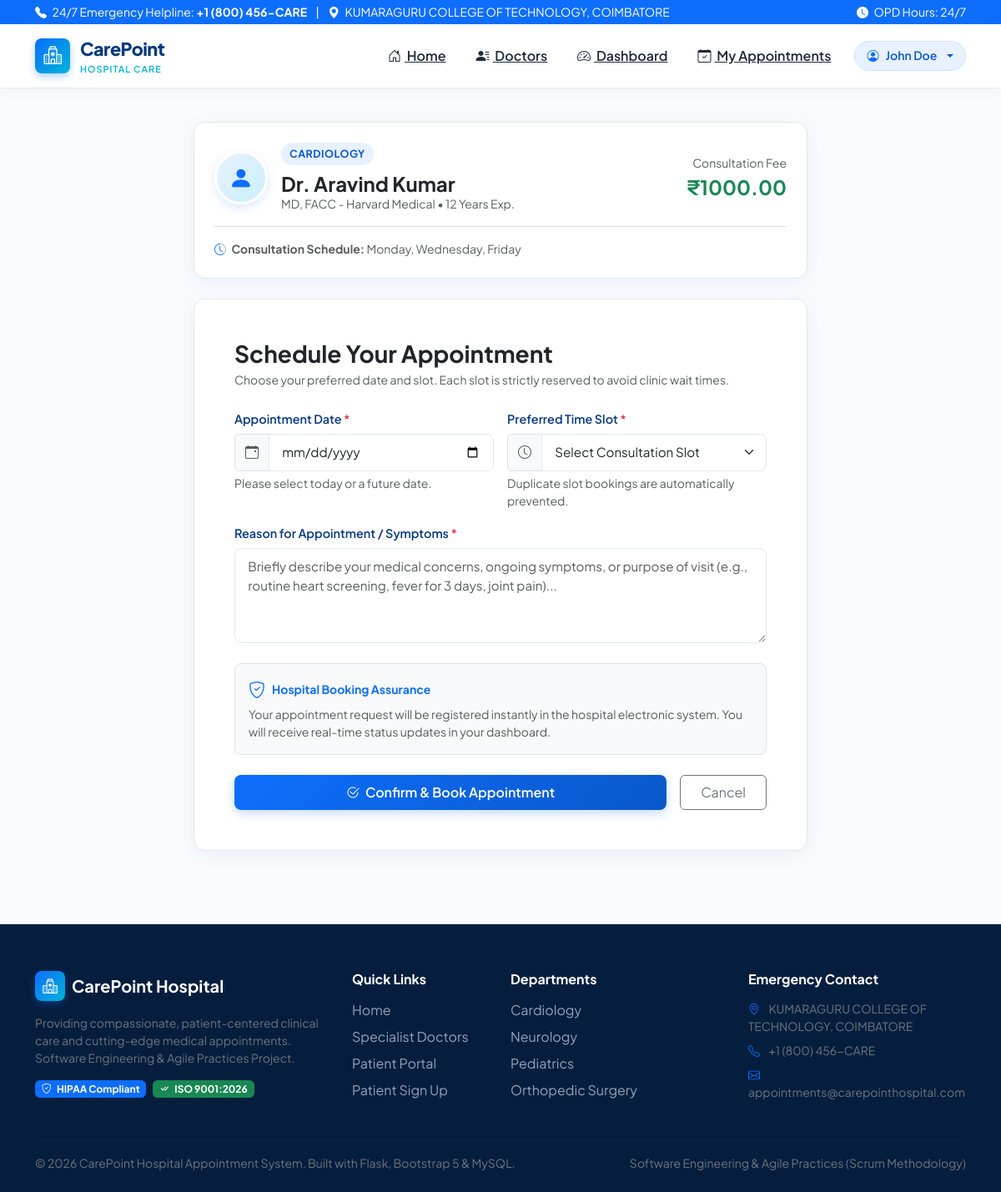
The app's page /book-appointment/1 (signed in) with its own data.
### tables this page shows
CREATE TABLE doctors (
            doctor_id INTEGER PRIMARY KEY AUTOINCREMENT,
            name TEXT NOT NULL,
            email TEXT NOT NULL UNIQUE,
            password TEXT NOT NULL,
            specialization TEXT NOT NULL,
            qualification TEXT NOT NULL,
            experience INTEGER NOT NULL,
            consultation_fee REAL NOT NULL,
            available_days TEXT NOT NULL,
            created_at TIMESTAMP DEFAULT CURRENT_TIMESTAMP
        );

### app.py (the view, shortened to what this page needs)
@app.route('/book-appointment/<int:doctor_id>', methods=['GET', 'POST'])
@login_required(role='patient')
def book_appointment(doctor_id):
    doctor = Database.query("SELECT * FROM doctors WHERE doctor_id = %s", (doctor_id,), one=True)
    if not doctor:
        flash("Selected doctor does not exist.", "danger")
        return redirect(url_for('doctors'))
    return render_template('book_appointment.html', doctor=doctor)

### app.py (called while the page is built, shortened)
def login_required(role=None):
    def decorator(f):
        @wraps(f)
        def decorated_function(*args, **kwargs):
            if 'user_id' not in session:
                flash("Please log in to access this page.", "warning")
                return redirect(url_for('login', next=request.url))
            return f(*args, **kwargs)
        return decorated_function
    return decorator

### config.py (called while the page is built, shortened)
    @staticmethod
    def get_connection():
        global ACTIVE_BACKEND
        conn = sqlite3.connect(Config.SQLITE_DB)
        conn.row_factory = sqlite3.Row
        return conn, 'sqlite'

### templates/book_appointment.html (shortened to what this page needs)
{% extends 'base.html' %}
{% block content %}
<div class="container py-4">
    <div class="row justify-content-center">
        <div class="col-lg-8 col-md-10">
            <div class="hospital-card p-4 mb-4">
                <div class="d-flex flex-wrap align-items-center justify-content-between gap-3">
                    <div class="d-flex align-items-center gap-3">
                        <div class="doctor-avatar-box mb-0" style="width: 64px; height: 64px; font-size: 1.8rem;">
                            <i class="bi bi-person-fill"></i>
                        </div>
                        <div>
                            <span class="specialty-badge">{{ doctor.specialization }}</span>
                            <h4 class="fw-bold text-dark mb-0">{{ doctor.name }}</h4>
                            <div class="text-muted small">{{ doctor.qualification }} &bull; {{ doctor.experience }} Years Exp.</div>
                        </div>
                    </div>
                    <div class="text-md-end">
                        <div class="text-muted small">Consultation Fee</div>
                        <div class="fs-4 fw-bold text-success">₹{{ "%.2f"|format(doctor.consultation_fee) }}</div>
                    </div>
                </div>
                <div class="mt-3 pt-3 border-top small text-muted">
                    <i class="bi bi-clock-history me-1 text-primary"></i> <strong>Consultation Schedule:</strong> {{ doctor.available_days }}
                </div>
            </div>
            <div class="hospital-card p-4 p-md-5">
                <div class="mb-4">
                    <h3 class="fw-bold text-dark mb-1">Schedule Your Appointment</h3>
                    <p class="text-muted small">Choose your preferred date and slot. Each slot is strictly reserved to avoid clinic wait times.</p>
                </div>
                <form action="{{ url_for('book_appointment', doctor_id=doctor.doctor_id) }}" method="POST">
                    <div class="row g-3 mb-3">
                        <div class="col-md-6">
                            <label for="appointment_date" class="form-label form-label-custom">Appointment Date <span class="text-danger">*</span></label>
                            <div class="input-group">
                                <span class="input-group-text bg-light text-muted"><i class="bi bi-calendar-event"></i></span>
                                <input type="date" class="form-control form-control-custom" id="appointment_date" name="appointment_date" required>
                            </div>
                            <div class="form-text small">Please select today or a future date.</div>
                        </div>
                        <div class="col-md-6">
                            <label for="appointment_time" class="form-label form-label-custom">Preferred Time Slot <span class="text-danger">*</span></label>
                            <div class="input-group">
                                <span class="input-group-text bg-light text-muted"><i class="bi bi-clock"></i></span>
                                <select class="form-select form-select-custom" id="appointment_time" name="appointment_time" required>
                                    <option value="" disabled selected>Select Consultation Slot</option>
                                </select>
                            </div>
                            <div class="form-text small">Duplicate slot bookings are automatically prevented.</div>
                        </div>
                    </div>
                    <div class="mb-4">
                        <label for="reason" class="form-label form-label-custom">Reason for Appointment / Symptoms <span class="text-danger">*</span></label>
                        <textarea class="form-control form-control-custom" id="reason" name="reason" rows="4" placeholder="Briefly describe your medical concerns, ongoing symptoms, or purpose of visit (e.g., routine heart screening, fever for 3 days, joint pain)..." required></textarea>
                    </div>
                    <div class="p-3 bg-light rounded-3 mb-4 small border">
                        <div class="d-flex align-items-center text-primary fw-bold mb-1">
                            <i class="bi bi-shield-check me-2 fs-5"></i> Hospital Booking Assurance
                        </div>
                        <div class="text-muted">
                            Your appointment request will be registered instantly in the hospital electronic system. You will receive real-time status updates in your dashboard.
                        </div>
                    </div>
                    <div class="d-flex gap-3">
                        <button type="submit" class="btn btn-primary-custom flex-grow-1 py-2 fs-6">
                            <i class="bi bi-check2-circle me-1"></i> Confirm & Book Appointment
                        </button>
                        <a href="{{ url_for('doctors') }}" class="btn btn-outline-secondary px-4 py-2">
                            Cancel
                        </a>
                    </div>
                </form>
            </div>
        </div>
    </div>
</div>
{% endblock %}

### static/css/style.css (style rules this page uses)
:root { --primary: #0d6efd; --primary-dark: #0a58ca; --primary-darker: #063980; --primary-light: #e7f1ff; --primary-subtle: #cfe2ff; --accent: #00b4d8; --accent-light: #caf0f8; --secondary-bg: #f8fafc; --card-bg: #ffffff; --text-main: #1e293b; --text-muted: #64748b; --border-color: #e2e8f0; --radius-sm: 8px; --radius-md: 14px; --radius-lg: 20px; --shadow-soft: 0 4px 20px -2px rgba(13, 110, 253, 0.08); --shadow-hover: 0 12px 30px -4px rgba(13, 110, 253, 0.16); --transition: all 0.25s ease-in-out; }
body { font-family: 'Plus Jakarta Sans', -apple-system, BlinkMacSystemFont, "Segoe UI", Roboto, sans-serif; background-color: var(--secondary-bg); color: var(--text-main); min-height: 100vh; display: flex; flex-direction: column; }
.hospital-card { background: var(--card-bg); border: 1px solid var(--border-color); border-radius: var(--radius-md); box-shadow: var(--shadow-soft); transition: var(--transition); overflow: hidden; }
.doctor-avatar-box { width: 80px; height: 80px; border-radius: 50%; background: linear-gradient(135deg, var(--primary-light) 0%, var(--accent-light) 100%); color: var(--primary); display: flex; align-items: center; justify-content: center; font-size: 2.25rem; margin-bottom: 1rem; border: 3px solid #ffffff; box-shadow: 0 4px 12px rgba(13, 110, 253, 0.15); }
.specialty-badge { display: inline-block; background: var(--primary-light); color: var(--primary-dark); font-weight: 700; font-size: 0.78rem; padding: 4px 10px; border-radius: 50px; text-transform: uppercase; letter-spacing: 0.5px; margin-bottom: 8px; }
.form-label-custom { font-weight: 600; font-size: 0.9rem; color: var(--primary-darker); margin-bottom: 6px; }
.form-control-custom, .form-select-custom { border: 1.5px solid var(--border-color); border-radius: var(--radius-sm); padding: 0.65rem 0.95rem; font-size: 0.95rem; transition: var(--transition); }
.btn-primary-custom { background: linear-gradient(135deg, var(--primary) 0%, var(--primary-dark) 100%); border: none; color: #ffffff; font-weight: 600; padding: 0.65rem 1.5rem; border-radius: var(--radius-sm); box-shadow: 0 4px 12px rgba(13, 110, 253, 0.25); transition: var(--transition); }

### records on screen
doctors: specialization "CARDIOLOGY", name "Dr. Aravind Kumar", qualification "MD, FACC - Harvard Medical", experience "12", consultation_fee "1000.00", available_days "Monday, Wednesday, Friday"

### other values on screen
{{ session.get('name', 'Patient') }} "John Doe"
